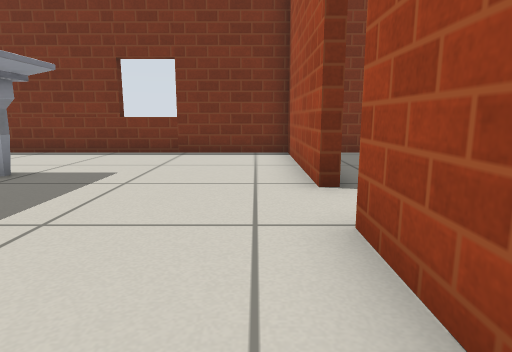
View 1 (above)

18 first-person views from a walk through a world built for the Gazebo simulator. The camera is 0.5 m above the floor, tilts 10° down and sees 75° across. The floor is counted in squares, 0.5 m on a side. Each view is taken from the middle of a square. On the plan, view 1 faces up. The plan holds only what a view shows up to about 12 squares ahead; the rest is blank. Robots are left out. Gazebo's built-in surfaces are drawn with simple patterns.

View 2
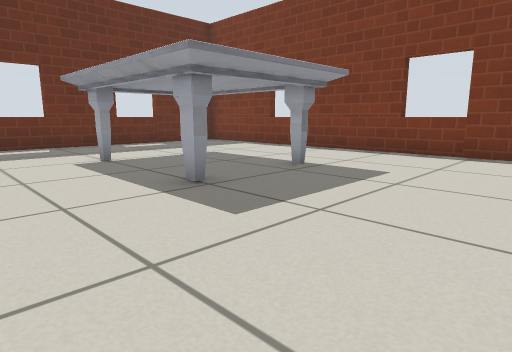

View 3
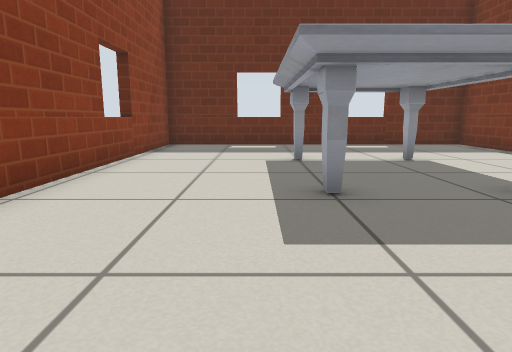

View 4
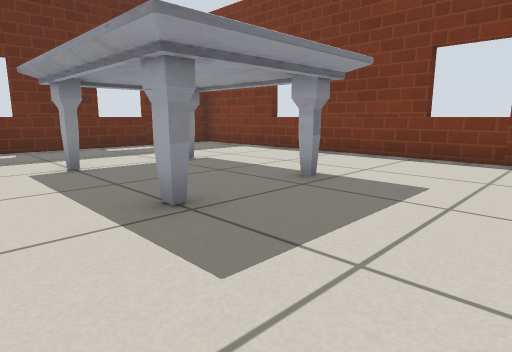

View 5
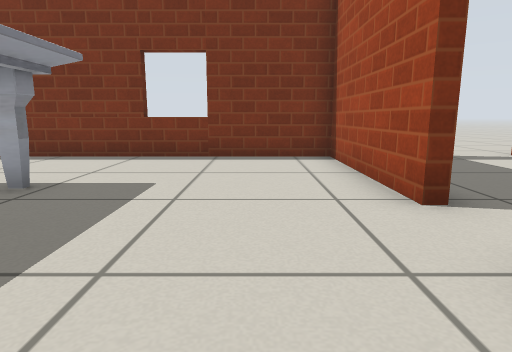

View 6
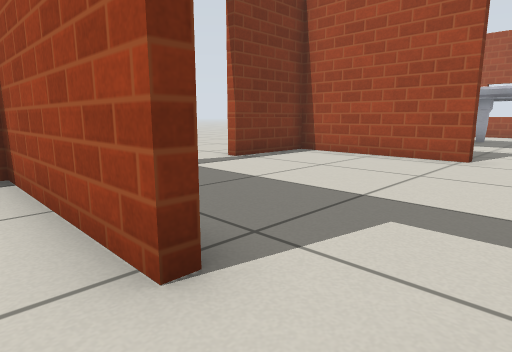

View 7
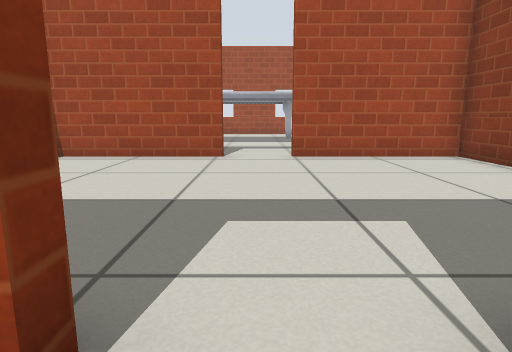

View 8
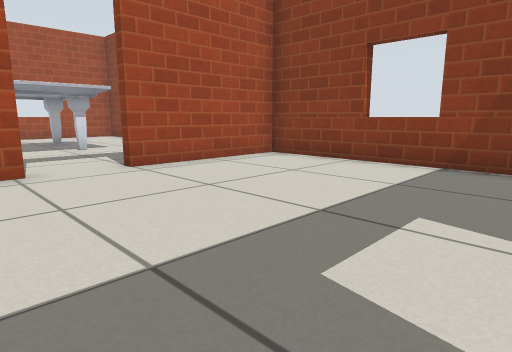

View 9
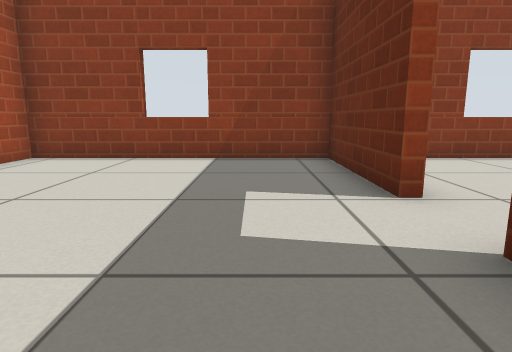

View 10
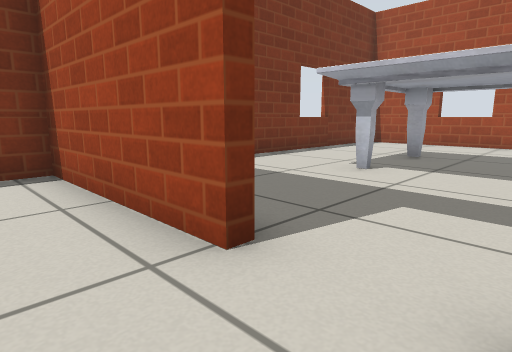

View 11
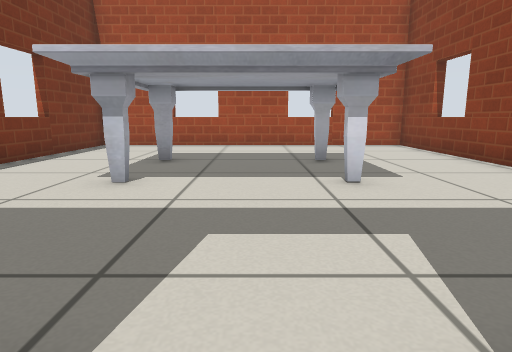

View 12
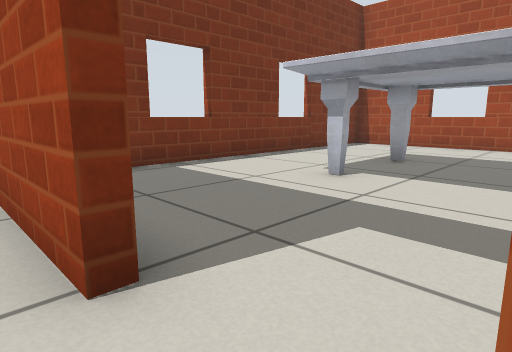

View 13
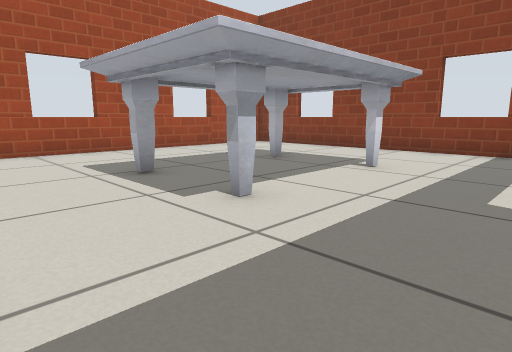

View 14
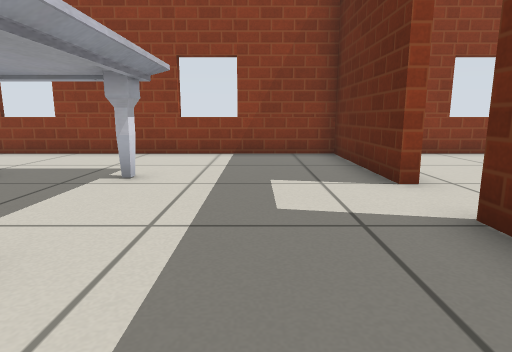

View 15
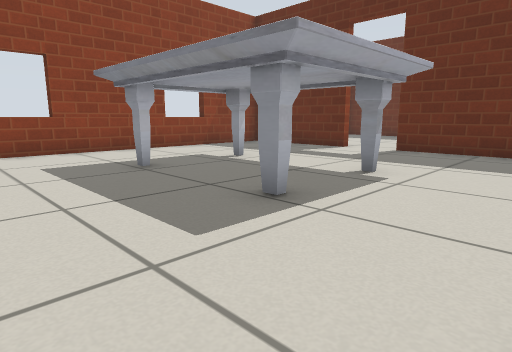

View 16
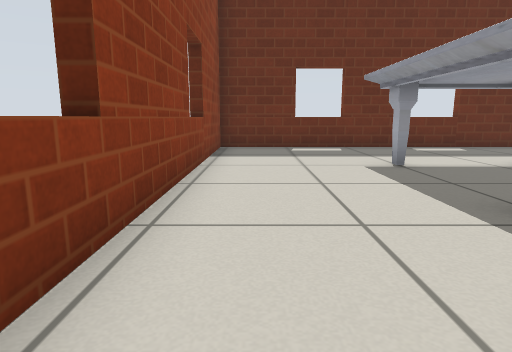

View 17
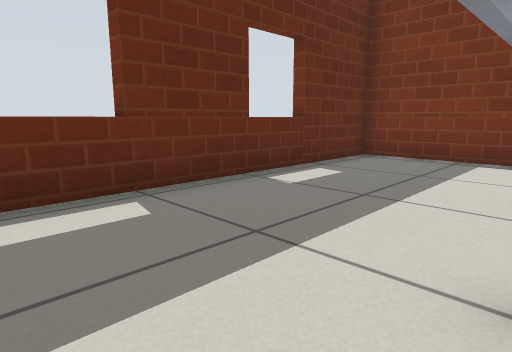

View 18
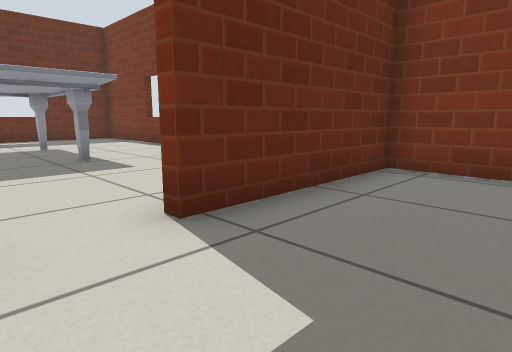

### Floor plan
Points are (right, up) in squares from view 1. A wall is a line through its corners. A room is listed if a view was taken in it or the views show most of it. See-through windows are left out.
Room 1 (views 1, 2, 3, 4, 5, 6, 7, 16, 17)
walls: (0.9, 4.6) (0.9, 9.5) (-12.3, 9.5) (-12.3, -1.2) (-1.1, -1.2)
low walls: (0.9, 1) (0.9, 3)
ways out: open door at (1, 3.5) to room 2
objects: marble table (-9, 2) to (-4, 6)
Room 2 (views 8, 9, 10, 11, 12, 18)
walls: (8.5, 4.8) (8.5, 9.5) (5.7, 9.5); (1.2, 3) (1.2, -1.2) (8.5, -1.2) (8.5, 3.1); (3.2, 9.5) (1.2, 9.5) (1.2, 4.6)
ways out: open door at (1, 3.5) to room 1; open door at (9, 3.5) to room 3; open door at (4.5, 10)
Room 3 (views 13, 14, 15)
walls: (8.8, 3.1) (8.8, -1.2) (20.1, -1.2) (20.1, 9.5) (10.9, 9.5); (8.8, 7.8) (8.8, 4.8)
ways out: open door at (9, 3.5) to room 2
objects: marble table (13, 2) to (16, 7)

Positions as (right, up) in squares from view 1, and headings:
1: (0, 0), facing up
2: (0, 0), facing up-left
3: (0, 2), facing left
4: (-1, 1), facing up-left
5: (-1, 1), facing up
6: (0, 3), facing up-right
7: (0, 4), facing right
8: (2, 6), facing down-right
9: (3, 7), facing down
10: (7, 3), facing up-right
11: (8, 4), facing right
12: (8, 3), facing up-right
13: (10, 9), facing down-right
14: (11, 8), facing down
15: (19, 9), facing down-left
16: (-1, 0), facing left
17: (-8, 1), facing up-left
18: (4, 3), facing up-left
